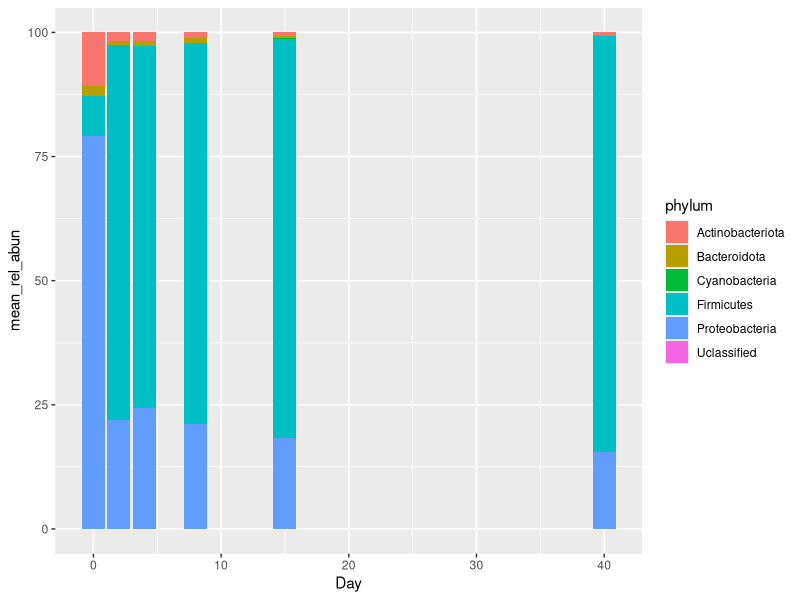
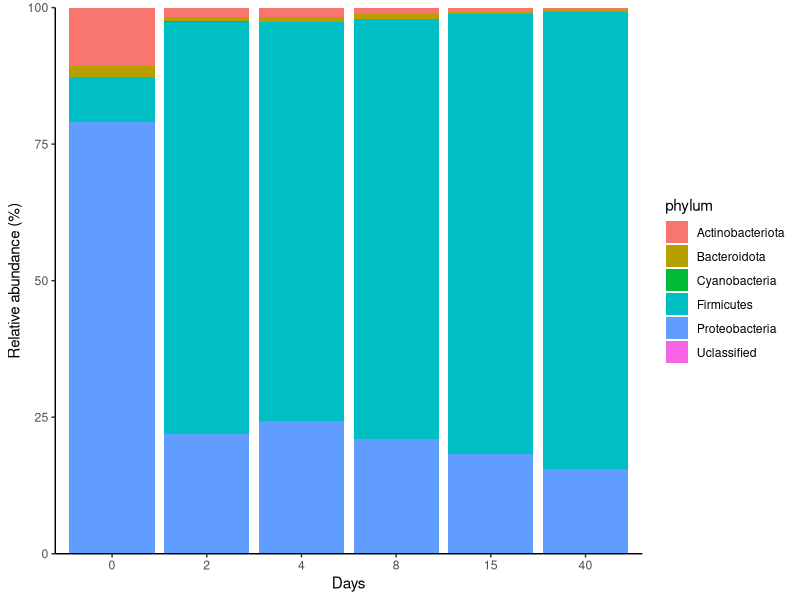
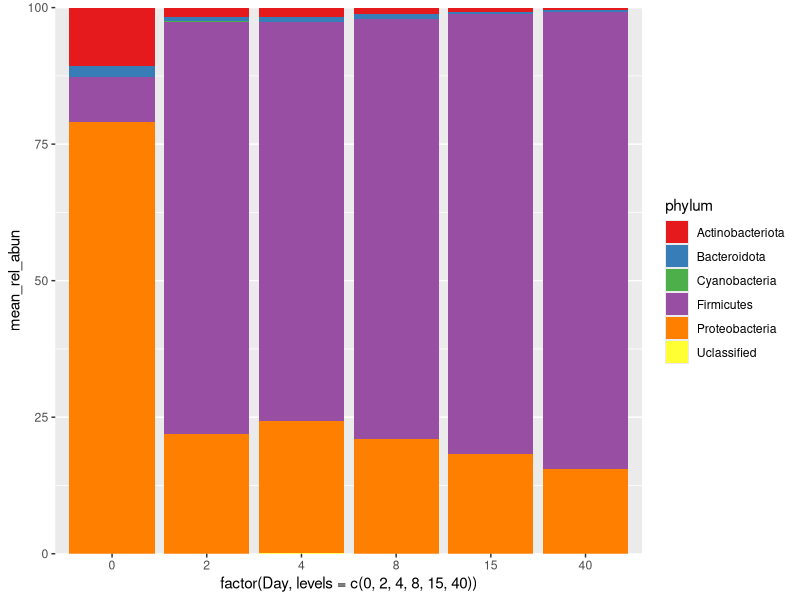

Generate these figures, in order, with R:
## ---- chunk 1
#setting working direectory
setwd("~/Documents/github/coding_club/")

#install.packages("tidyverse")
library(tidyverse)
## ---- chunk 2
#| warning: false

counts <- read.table("raw_data/feature-table_ampli.tsv",
                     header = TRUE, #it recognize first row as header
                     sep = "\t") #how is the file separated (e.g ",", ";")

taxonomy <- read_tsv("raw_data/taxonomy_ampli.tsv")

metadata <-  read_tsv("raw_data/weight_ph_data.txt") %>% 
             rename(samples=Sample)
## ---- chunk 3
#| warning: false
taxonomy <- read_tsv("raw_data/taxonomy_ampli.tsv") %>% 
  rename(OTUID='Feature ID') %>%
  separate(Taxon,
           into=c("superkingdom", "phylum", "class", "order", "family", "genus", "species"),
           sep = ";") %>%
  select(OTUID, phylum) %>% 
  mutate(phylum=str_replace(phylum, " p__", ""))

head(taxonomy) #check the first 5 row of the dataframe
## ---- chunk 4
#| warning: false
counts %>% 
  pivot_longer(-OTUID,
               names_to = "samples",
               values_to = "values") %>%
  inner_join(taxonomy, by="OTUID") 

## ---- chunk 5
#| warning: false
counts %>% 
  pivot_longer(-OTUID,
               names_to = "samples",
               values_to = "values") %>%
  inner_join(taxonomy, by="OTUID") %>% 
  mutate(phylum=if_else(is.na(phylum), "Uclassified", phylum))

#An example for a different string
data.frame(taxon=c("candidatus xy", "candidatus Johan", "candidatus_xy", 
                   "unclassified xy","unclassified_xz")) %>% 
  mutate(taxon=str_replace(taxon, "candidatus.*", "Unclassified"),
         taxon=str_replace(taxon, "unclassified.*", "Unclassifed"))

## ---- chunk 6
#| warning: false
counts %>% 
  pivot_longer(-OTUID,
               names_to = "samples",
               values_to = "values") %>%
  inner_join(taxonomy, by="OTUID") %>% 
  mutate(phylum=if_else(is.na(phylum), "Uclassified", phylum)) %>% 
  group_by(samples, phylum) %>% 
  summarise(sum_values =sum(values), .groups = "drop") %>% 
  group_by(samples) %>% 
  mutate(rel_abun = 100*(sum_values/sum(sum_values)))

## ---- chunk 7
#| warning: false
counts %>% 
  pivot_longer(-OTUID,
               names_to = "samples",
               values_to = "values") %>%
  inner_join(taxonomy, by="OTUID") %>% 
  mutate(phylum=if_else(is.na(phylum), "Uclassified", phylum)) %>% 
  group_by(samples, phylum) %>% 
  summarise(sum_values =sum(values), .groups = "drop") %>% 
  group_by(samples) %>% 
  mutate(rel_abun = 100*(sum_values/sum(sum_values))) %>% 
  inner_join(metadata, by="samples") %>% 
  select(samples, phylum, Day, rel_abun) %>% 
  group_by(phylum, Day) %>% 
  summarise(mean_rel_abun = mean(rel_abun))
## ---- chunk 8
#| warning: false
counts %>% 
  pivot_longer(-OTUID,
               names_to = "samples",
               values_to = "values") %>%
  inner_join(taxonomy, by="OTUID") %>% 
  mutate(phylum=if_else(is.na(phylum), "Uclassified", phylum)) %>% 
  group_by(samples, phylum) %>% 
  summarise(sum_values =sum(values), .groups = "drop") %>% 
  group_by(samples) %>% 
  mutate(rel_abun = 100*(sum_values/sum(sum_values))) %>% 
  inner_join(metadata, by="samples") %>% 
  select(samples, phylum, Day, rel_abun) %>% 
  group_by(phylum, Day) %>% 
  summarise(mean_rel_abun = mean(rel_abun), .groups = "drop") %>% 
  ggplot(aes(x = Day,
             y = mean_rel_abun,
             fill = phylum)) +
  geom_bar(stat = "identity")
## ---- chunk 9
#| warning: false
counts %>% 
  pivot_longer(-OTUID,
               names_to = "samples",
               values_to = "values") %>%
  inner_join(taxonomy, by="OTUID") %>% 
  mutate(phylum=if_else(is.na(phylum), "Uclassified", phylum)) %>% 
  group_by(samples, phylum) %>% 
  summarise(sum_values =sum(values), .groups = "drop") %>% 
  group_by(samples) %>% 
  mutate(rel_abun = 100*(sum_values/sum(sum_values))) %>% 
  inner_join(metadata, by="samples") %>% 
  select(samples, phylum, Day, rel_abun) %>% 
  group_by(phylum, Day) %>% 
  summarise(mean_rel_abun = mean(rel_abun), .groups = "drop") %>% 
  ggplot(aes(x = factor(Day,
                        levels = c(0, 2,4,8,15,40)), 
             y = mean_rel_abun,
             fill = phylum)) +
  geom_bar(stat = "identity") +
  scale_y_continuous(expand = c(0,0)) + # modify scale 
  labs(x ="Days", # axis names
       y = "Relative abundance (%)") +
  theme_classic()
## ---- chunk 10
col_values <- c('#e41a1c','#377eb8','#4daf4a','#984ea3',
                 '#ff7f00','#ffff33')

counts %>% 
  pivot_longer(-OTUID,
               names_to = "samples",
               values_to = "values") %>%
  inner_join(taxonomy, by="OTUID") %>% 
  mutate(phylum=if_else(is.na(phylum), "Uclassified", phylum)) %>% 
  group_by(samples, phylum) %>% 
  summarise(sum_values =sum(values), .groups = "drop") %>% 
  group_by(samples) %>% 
  mutate(rel_abun = 100*(sum_values/sum(sum_values))) %>% 
  inner_join(metadata, by="samples") %>% 
  select(samples, phylum, Day, rel_abun) %>% 
  group_by(phylum, Day) %>% 
  summarise(mean_rel_abun = mean(rel_abun), .groups = "drop") %>% 
  ggplot(aes(x = factor(Day,
                        levels = c(0, 2,4,8,15,40)), 
             y = mean_rel_abun,
             fill = phylum)) +
  geom_bar(stat = "identity") +
  scale_y_continuous(expand = c(0,0)) +
  scale_fill_manual(values = col_values)# modify scale 
  labs(x ="Days", # axis names
       y = "Relative abundance (%)") +
  theme_classic()
